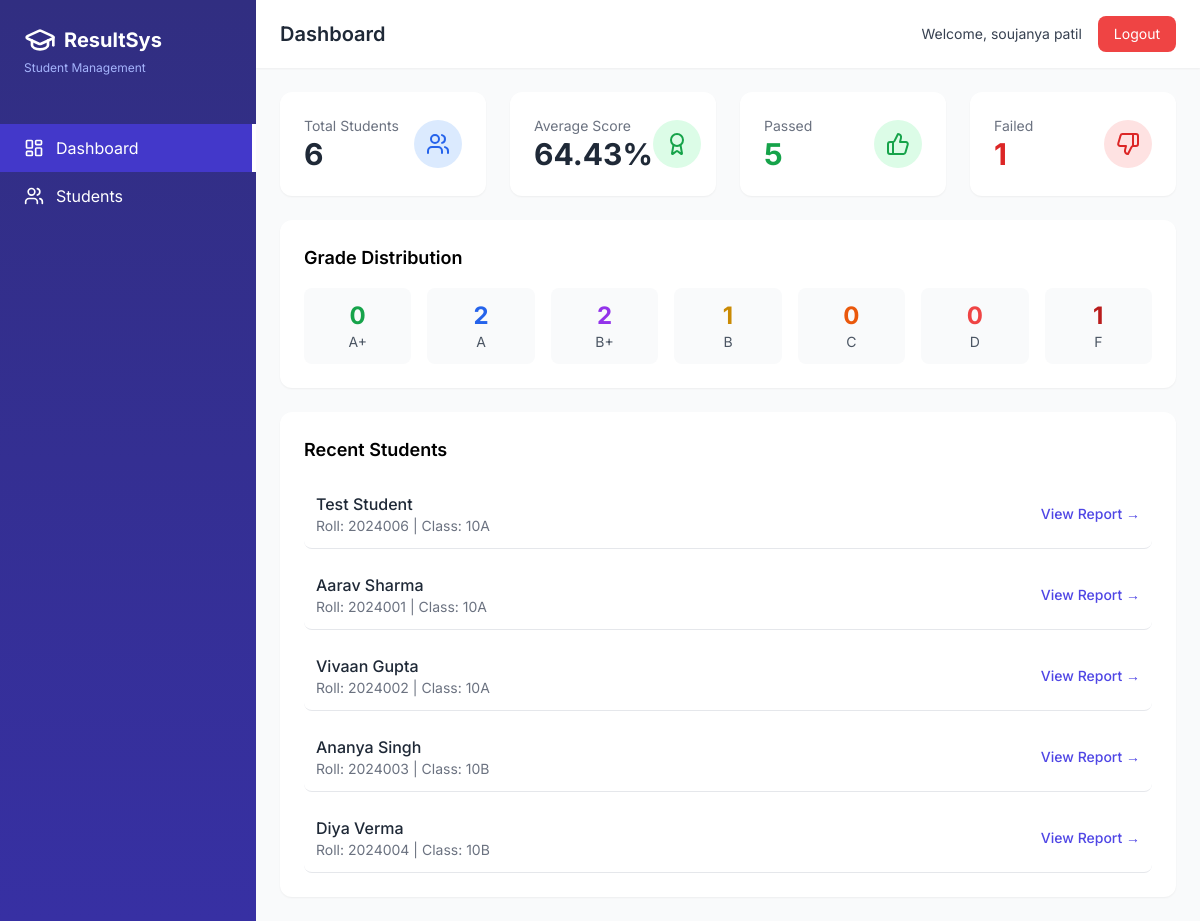
The page / (signed in) on the database its author committed.
### models.py (models this page shows, shortened)
class Student(db.Model):
    __tablename__ = 'students'
    id = db.Column(db.Integer, primary_key=True)
    roll_number = db.Column(db.String(20), unique=True, nullable=False)
    name = db.Column(db.String(100), nullable=False)
    class_name = db.Column(db.String(20), nullable=False)
    parent_contact = db.Column(db.String(15))
    email = db.Column(db.String(100))
    admission_year = db.Column(db.Integer)
    created_at = db.Column(db.DateTime, default=datetime.utcnow)
    results = db.relationship('Result', backref='student', lazy=True, cascade='all, delete-orphan')
    def get_percentage(self):
        if not self.results:
            return 0
        total_obtained = sum(r.marks_obtained for r in self.results)
        total_possible = sum(r.total_marks for r in self.results)
        return round((total_obtained / total_possible) * 100, 2) if total_possible > 0 else 0
    def get_grade(self):
        percentage = self.get_percentage()
        if percentage >= 90:
            return ('A+', '#10b981', 'Outstanding')
        elif percentage >= 80:
            return ('A', '#3b82f6', 'Excellent')
        elif percentage >= 70:
            return ('B+', '#8b5cf6', 'Very Good')
        elif percentage >= 60:
            return ('B', '#f59e0b', 'Good')
        elif percentage >= 50:
            return ('C', '#f97316', 'Average')
        elif percentage >= 40:
            return ('D', '#ef4444', 'Pass')
        else:
            return ('F', '#dc2626', 'Fail')

### app.py (the view)
@app.route('/')
@login_required
def dashboard():
    total_students = Student.query.count()
    total_subjects = Subject.query.count()
    students = Student.query.all()
    percentages = [s.get_percentage() for s in students]
    avg_percentage = sum(percentages) / len(percentages) if percentages else 0
    passed = sum(1 for s in students if s.get_percentage() >= 40)
    failed = total_students - passed
    grade_counts = {'A+': 0, 'A': 0, 'B+': 0, 'B': 0, 'C': 0, 'D': 0, 'F': 0}
    for student in students:
        grade = student.get_grade()[0]
        if grade in grade_counts:
            grade_counts[grade] += 1
        else:
            grade_counts['F'] += 1
    recent_students = Student.query.order_by(Student.created_at.desc()).limit(5).all()
    return render_template('dashboard.html',
                         total_students=total_students,
                         total_subjects=total_subjects,
                         avg_percentage=round(avg_percentage, 2),
                         passed=passed,
                         failed=failed,
                         grade_counts=grade_counts,
                         recent_students=recent_students)

### app.py (called while the page is built)
def login_required(f):
    @wraps(f)
    def decorated_function(*args, **kwargs):
        if 'user_id' not in session:
            flash('Please login first', 'error')
            return redirect(url_for('login'))
        return f(*args, **kwargs)
    return decorated_function

### templates/dashboard.html
{% extends "base.html" %}
{% block title %}Dashboard{% endblock %}
{% block content %}
<div class="grid grid-cols-1 md:grid-cols-4 gap-6 mb-6">
    <div class="bg-white rounded-xl shadow-sm p-6">
        <div class="flex items-center justify-between">
            <div>
                <p class="text-gray-500 text-sm">Total Students</p>
                <p class="text-3xl font-bold text-gray-800">{{ total_students|default(0) }}</p>
            </div>
            <div class="p-3 bg-blue-100 rounded-full">
                <i data-lucide="users" class="w-6 h-6 text-blue-600"></i>
            </div>
        </div>
    </div>
    <div class="bg-white rounded-xl shadow-sm p-6">
        <div class="flex items-center justify-between">
            <div>
                <p class="text-gray-500 text-sm">Average Score</p>
                <p class="text-3xl font-bold text-gray-800">{{ avg_percentage|default(0) }}%</p>
            </div>
            <div class="p-3 bg-green-100 rounded-full">
                <i data-lucide="award" class="w-6 h-6 text-green-600"></i>
            </div>
        </div>
    </div>
    <div class="bg-white rounded-xl shadow-sm p-6">
        <div class="flex items-center justify-between">
            <div>
                <p class="text-gray-500 text-sm">Passed</p>
                <p class="text-3xl font-bold text-green-600">{{ passed|default(0) }}</p>
            </div>
            <div class="p-3 bg-green-100 rounded-full">
                <i data-lucide="thumbs-up" class="w-6 h-6 text-green-600"></i>
            </div>
        </div>
    </div>
    <div class="bg-white rounded-xl shadow-sm p-6">
        <div class="flex items-center justify-between">
            <div>
                <p class="text-gray-500 text-sm">Failed</p>
                <p class="text-3xl font-bold text-red-600">{{ failed|default(0) }}</p>
            </div>
            <div class="p-3 bg-red-100 rounded-full">
                <i data-lucide="thumbs-down" class="w-6 h-6 text-red-600"></i>
            </div>
        </div>
    </div>
</div>
<div class="bg-white rounded-xl shadow-sm p-6 mb-6">
    <h3 class="text-lg font-semibold mb-4">Grade Distribution</h3>
    <div class="grid grid-cols-2 md:grid-cols-7 gap-4 text-center">
        <div class="p-3 bg-gray-50 rounded-lg">
            <div class="text-2xl font-bold text-green-600">{{ grade_counts.get('A+', 0) }}</div>
            <div class="text-sm text-gray-600">A+</div>
        </div>
        <div class="p-3 bg-gray-50 rounded-lg">
            <div class="text-2xl font-bold text-blue-600">{{ grade_counts.get('A', 0) }}</div>
            <div class="text-sm text-gray-600">A</div>
        </div>
        <div class="p-3 bg-gray-50 rounded-lg">
            <div class="text-2xl font-bold text-purple-600">{{ grade_counts.get('B+', 0) }}</div>
            <div class="text-sm text-gray-600">B+</div>
        </div>
        <div class="p-3 bg-gray-50 rounded-lg">
            <div class="text-2xl font-bold text-yellow-600">{{ grade_counts.get('B', 0) }}</div>
            <div class="text-sm text-gray-600">B</div>
        </div>
        <div class="p-3 bg-gray-50 rounded-lg">
            <div class="text-2xl font-bold text-orange-600">{{ grade_counts.get('C', 0) }}</div>
            <div class="text-sm text-gray-600">C</div>
        </div>
        <div class="p-3 bg-gray-50 rounded-lg">
            <div class="text-2xl font-bold text-red-500">{{ grade_counts.get('D', 0) }}</div>
            <div class="text-sm text-gray-600">D</div>
        </div>
        <div class="p-3 bg-gray-50 rounded-lg">
            <div class="text-2xl font-bold text-red-700">{{ grade_counts.get('F', 0) }}</div>
            <div class="text-sm text-gray-600">F</div>
        </div>
    </div>
</div>
<div class="bg-white rounded-xl shadow-sm p-6">
    <h3 class="text-lg font-semibold mb-4">Recent Students</h3>
    <div class="space-y-3">
        {% for student in recent_students %}
        <div class="flex justify-between items-center p-3 hover:bg-gray-50 rounded-lg border-b">
            <div>
                <p class="font-medium text-gray-800">{{ student.name }}</p>
                <p class="text-sm text-gray-500">Roll: {{ student.roll_number }} | Class: {{ student.class_name }}</p>
            </div>
            <a href="{{ url_for('report_card', student_id=student.id) }}" class="text-indigo-600 hover:text-indigo-700 text-sm font-medium">
                View Report →
            </a>
        </div>
        {% else %}
        <p class="text-gray-500 text-center py-4">No students found. Add some students to get started!</p>
        {% endfor %}
    </div>
</div>
{% endblock %}

### templates/base.html (style rules this page uses)
body { font-family: 'Inter', sans-serif; }

### rows shown on the page
Student: name "Test Student", roll_number "2024006", class_name "10A"
Student: name "Aarav Sharma", roll_number "2024001", class_name "10A"
Student: name "Vivaan Gupta", roll_number "2024002", class_name "10A"
Student: name "Ananya Singh", roll_number "2024003", class_name "10B"
Student: name "Diya Verma", roll_number "2024004", class_name "10B"

### other values the page prints
{{ session.get('username', 'User') }} "soujanya patil"
{{ total_students|default(0) }} "6"
{{ avg_percentage|default(0) }} "64.43"
{{ passed|default(0) }} "5"
{{ failed|default(0) }} "1"
{{ grade_counts.get('A+', 0) }} "0"
{{ grade_counts.get('A', 0) }} "2"
{{ grade_counts.get('B+', 0) }} "2"
{{ grade_counts.get('B', 0) }} "1"
{{ grade_counts.get('C', 0) }} "0"
{{ grade_counts.get('D', 0) }} "0"
{{ grade_counts.get('F', 0) }} "1"
